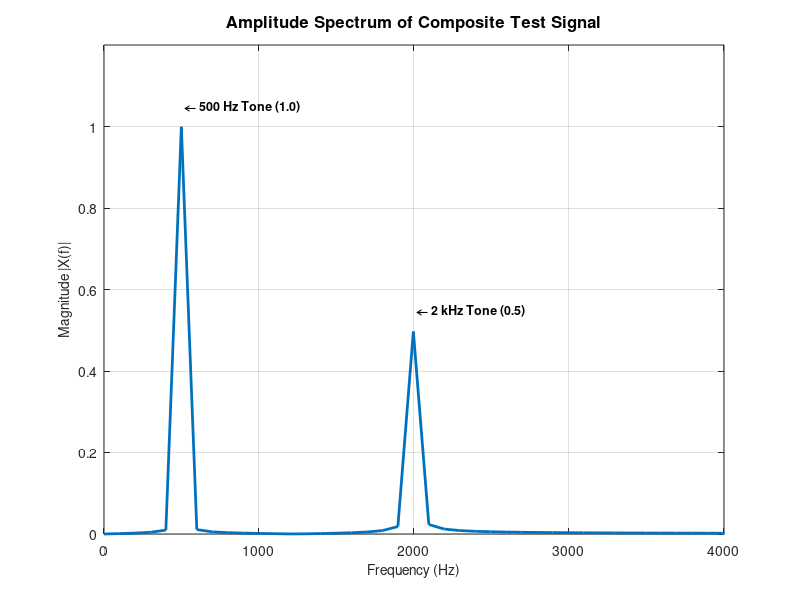

MATLAB code for this plot:
%% Analog Audio Amplifier Signal FFT Analysis
% This script simulates a composite audio test signal (comprising low and
% mid-frequency components) and computes its Fast Fourier Transform (FFT)
% to visualize the frequency-domain spectrum.
%
% This is used to analyze the output spectrum, verify filter thresholds,
% and check for distortion/harmonics in simulations.

clear; clc; close all;

%% 1. Signal Parameters
Fs = 48000;              % Sampling frequency (48 kHz standard audio rate)
t = 0:1/Fs:0.01;         % Time vector (10 ms duration for high-frequency resolution)

% Input signal: 500 Hz (fundamental low/bass tone) + 2000 Hz (mid/treble tone)
signal = sin(2*pi*500*t) + 0.5*sin(2*pi*2000*t);

%% 2. FFT Computation
N = length(signal);      % Signal length
Y = fft(signal);         % Compute the Fast Fourier Transform

% Compute the two-sided spectrum P2 and the single-sided spectrum P1
P2 = abs(Y/N);
P1 = P2(1:N/2+1);
P1(2:end-1) = 2*P1(2:end-1);

% Define the frequency domain f
f = (0:(N/2))*(Fs/N);

%% 3. Plotting the Amplitude Spectrum
figure('Color', [1 1 1]);
plot(f, P1, 'LineWidth', 2, 'Color', [0 0.4470 0.7410]);
grid on;

% Labeling and styling
title('Amplitude Spectrum of Composite Test Signal', 'FontSize', 12, 'FontWeight', 'bold');
xlabel('Frequency (Hz)', 'FontSize', 10);
ylabel('Magnitude |X(f)|', 'FontSize', 10);
xlim([0 4000]);          % Focus on the region containing our test frequencies
ylim([0 1.2]);           % Adjust limits for visual comfort

% Add text tags to the peak frequencies
text(500, 1.05, ' \leftarrow 500 Hz Tone (1.0)', 'FontSize', 9, 'FontWeight', 'bold');
text(2000, 0.55, ' \leftarrow 2 kHz Tone (0.5)', 'FontSize', 9, 'FontWeight', 'bold');
